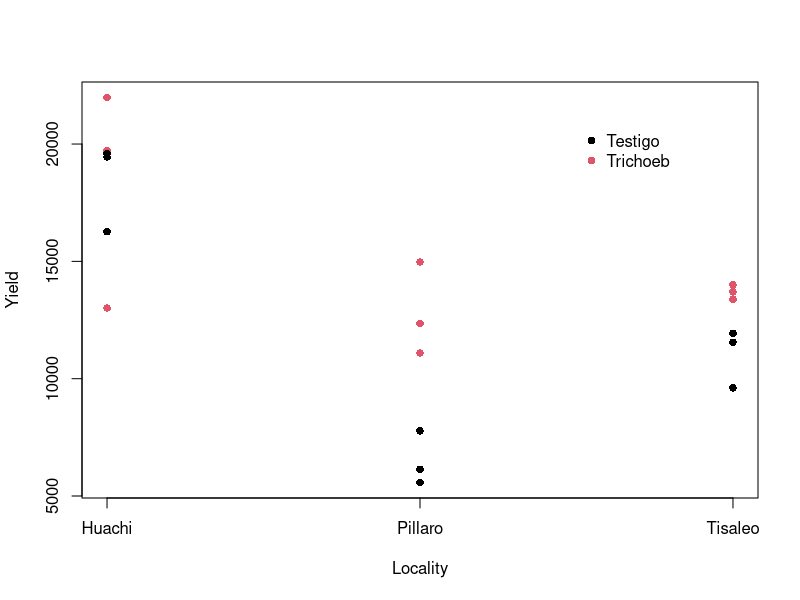
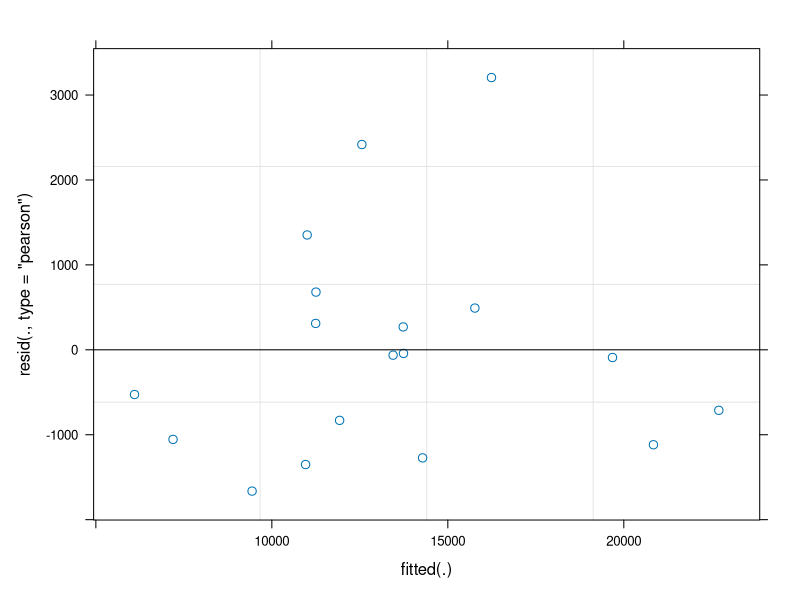
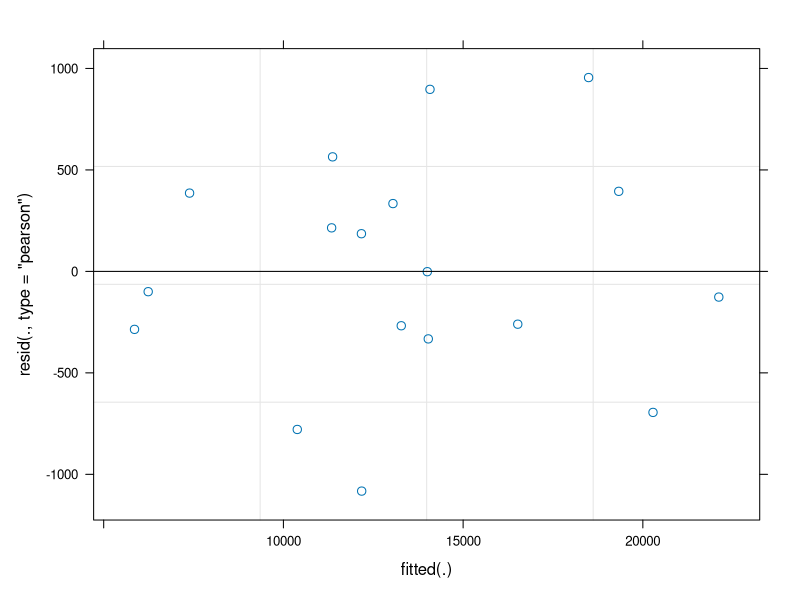

Here is the R script that generated these plots, in order:
## Analysis of Michelle's Trichoderma data
## test change
##@knitr getData
setwd('~/GitHub/Ecuador/ExptalData/Michelle')
library(readxl)
bbYield <- as.data.frame(read_excel("blackberryData.xlsx"))
bbTrich <- as.data.frame(read_excel("TrichodermBlackberry.xlsx"))
# Convert character columns to factors
for (i in names(bbYield)[sapply(bbYield, class)=='character']) bbYield[,i] <- factor(bbYield[,i])
for (i in names(bbTrich)[sapply(bbTrich, class)=='character']) bbTrich[,i] <- factor(bbTrich[,i])

##@knitr plotData
plot(as.numeric(bbTrich$Localidad), bbTrich$Yield,
     col=bbTrich$Treatment, xlab='Locality', ylab='Yield',
     xaxt='n', pch=16)
axis(1, 1:3, levels(bbTrich$Localidad)) # customise x-axis
legend(2.5, 21000, levels(bbTrich$Treatment), pch=16, col=1:2, bty='n')      

# toChk <- identify(as.numeric(bbTrich$Localidad), bbTrich$Yield)
bbTrich <- bbTrich[order(bbTrich$Localidad, bbTrich$Treatment, bbTrich$Replication),]
bbTrich$n <- as.vector(table(bbYield$replication, bbYield$treatment, bbYield$Localities))

##@knitr fitMM
library(lme4)
# Assuming the reason for the difference in harvest numbers is nothing to do with the treatment
mm1 <- lmer(Yield~n+Treatment+(1|Localidad)+(1|Localidad:Replication),
            data=bbTrich)
# mm1 <- lmer(Yield~poly(n, 2)+Treatment+(1|Localidad)+(1|Localidad:Replication),
#             data=bbTrich)
# mm1 <- lmer(Yield~Treatment+n+(1|Localidad)+(1|Localidad:Replication),
#             data=bbTrich)
plot(mm1)
summary(mm1)
anova(mm1)
fixef(mm1)
confint(mm1, 'n')
confint(mm1, 'TreatmentTrichoeb')

# Predictions
newData <- bbTrich[,c('Localidad','Replication','Treatment','n')]
newData$n <- 18
newData$preds <- predict(mm1, newdata=newData)
tapply(newData$preds, newData[,c("Localidad","Treatment")], mean)

mm2 <- lmer(Yield~n+Treatment+Treatment:Localidad+(1|Localidad)+(1|Localidad:Replication),
            data=bbTrich)
# mm1 <- lmer(Yield~poly(n, 2)+Treatment+(1|Localidad)+(1|Localidad:Replication),
#             data=bbTrich)
# mm1 <- lmer(Yield~Treatment+n+(1|Localidad)+(1|Localidad:Replication),
#             data=bbTrich)
plot(mm2)
summary(mm2)
anova(mm2)
confint(mm2, 'n')
confint(mm2, 'TreatmentTrichoeb')
confint(mm2, 'TreatmentTrichoeb:LocalidadPillaro')
confint(mm2, 'TreatmentTrichoeb:LocalidadTisaleo')

newData$preds2 <- predict(mm2, newdata=newData)
tapply(newData$preds2, newData[,c("Localidad","Treatment")], mean)
